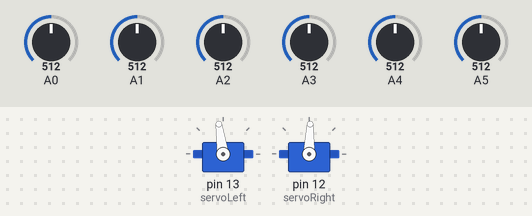
Bench run of a sketch on a simulated Arduino Uno, built with avr-gcc and run on an emulated ATmega328P. On the bench: 2 × servo. Inputs (shaded band) come from the test bench; at power-on: A3 = 512, A5 = 512, A0 = 512, A1 = 512, A2 = 512, A4 = 512. What the sketch prints to the serial monitor is not drawn.

Above: at 1.2 s.
1.3 s: A3 set to 306
At 2.0 s:
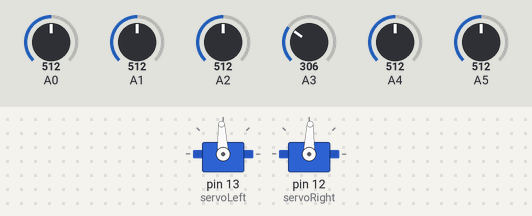
4.3 s: A5 set to 306
At 5.4 s:
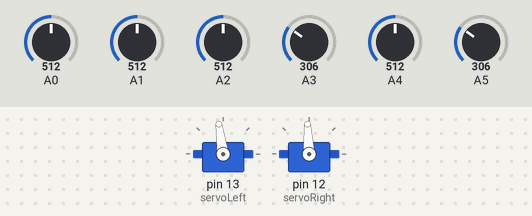
Timing chart, 0 to 7.3 s (numbered marks = the images above; inputs shaded):
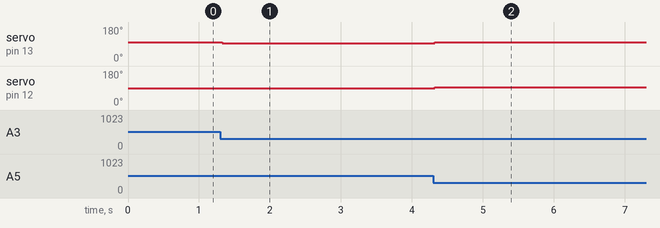

The sketch:

Grid_final.ino
```cpp
#include <Servo.h>
Servo servoLeft; // Declare left and right servos
Servo servoRight;
int k = 0;
int flag = 0;
void confusion(int i);

void setup() // Built-in initialization block
{
Serial.begin(9600); //Enable serial communication
servoLeft.attach(13); // Attach left signal to pin 13
servoRight.attach(12); // Attach right signal to pin 12
//servoLeft.writeMicroseconds(1550); // limit speed (Full speed forward use 1700)
//servoRight.writeMicroseconds(1450); //Full speed forward use 1300
}

void loop() // Main loop auto-repeats0
{
int a[7] = {2,1,2,0,2,1,3}; //0-Right, 1-Left, 2- Forward, 3-stop
//For exam Just change above junction points

Serial.print("A2 = "); // Display "A2 = "
Serial.print(ERight(A2)); // Display measured A2 volts
Serial.println("ERight"); // Display " Voltage of ERight sensor" & add newline

Serial.print("A3 = "); // Display "A3 = "
Serial.print(Left(A0)); // Display measured A3 volts
Serial.println("Left"); // Display " Voltage of Left sensor" & add newline

Serial.print("A4 = "); // Display "A4 = "
Serial.print(ELeft(A1)); // Display measured A4 volts
Serial.println("ELeft"); // Display " Voltage of ELeft sensor" & add newline

Serial.print("A5 = "); // Display "A5 = "
Serial.print(Right(A2)); // Display measured A5 volts
Serial.println("Right"); // Display " Voltage of Right sensor" & add newline
//delay(1000);  // only add if u want to check voltage

//For Left Sensor A3
if (Left(A3) < 1.5) //Left Led On/Off
{
left();
}

  //For Right Sensor A5
if(Right(A5) < 1.5) // If Right sensor detected then turn Right
{
right();
}

//GRID

if(ERight(A2) < 1.5 && Left(A3) < 1.5 && Right(A5) < 1.5 && ELeft(A4) < 1.5){  //If all 3 sensors detected black
  if(flag == 0){
confusion(a[k]);
Serial.print("Command = ");
Serial.print(a[k] );
k++;
flag =1;}
}

else if(ERight(A2) > 1.5 && Left(A3) < 1.5 && Right(A5) > 1.5) //Turn left
{
left();
}

else if(Left(A3) > 1.5 && Right(A5) < 1.5 && ELeft(A4) > 1.5) //Turn right
{
right();

}

else if((ERight(A2) > 1.5 && Left(A3) > 1.5 && Right(A5) > 1.5 && ELeft(A4) > 1.5)) //Move Forward
{
forward();
    if (flag == 1)
      flag = 0;
}
}

void confusion(int i){  //Program for Grid
if((ERight(A2) < 1.5 && Left(A3) < 1.5 && Right(A5) < 1.5 && ELeft(A4) < 1.5 && (i == 0)))
{
  forward();
  delay(500);
right90();
delay(1000);
}
//else if(ERight(A2) < 1.5 && Left(A3) > 1.5 && Right(A5) < 1.5 && ELeft(A4) > 1.5 && (i=0)) //Turn right
//{
//  //forward();
//  //delay(500);
//right90();
//delay(3000);
//}

if((ERight(A2) < 1.5 && Left(A3) < 1.5 && Right(A5) < 1.5 && ELeft(A4) < 1.5 && (i == 1)))
{
  forward();
  delay(500);
left90();
delay(1000);
}

//
//else if(ERight(A2) > 1.5 && Left(A3) < 1.5 && Right(A5) > 1.5 && ELeft(A4) < 1.5 && (i == 1)) //Turn left
//{
//  //forward();
//  //delay(500);
//left90();
//delay(3000);
//}

if((ERight(A2) < 1.5 && Left(A3) < 1.5 && Right(A5) < 1.5 && ELeft(A4) < 1.5 && (i == 2)))
{
forward();
}
if((ERight(A2) < 1.5 && Left(A3) < 1.5 && Right(A5) < 1.5 && ELeft(A4) < 1.5 && (i == 3)))
{
stop1();
}
}

void left()
{
  servoLeft.writeMicroseconds(1500);
    servoRight.writeMicroseconds(1450);

}

void right()
{
  servoLeft.writeMicroseconds(1550);
    servoRight.writeMicroseconds(1500);
}

void forward()
{
  servoLeft.writeMicroseconds(1550); // Full speed forward 1700
  servoRight.writeMicroseconds(1450); //1300
}

void left90()
{

      servoLeft.writeMicroseconds(1450);
    servoRight.writeMicroseconds(1450);
}

void right90()
{

  servoLeft.writeMicroseconds(1550);
    servoRight.writeMicroseconds(1550);
}

void stop1()
{
servoLeft.detach(); // Stop servo signals
servoRight.detach();
}

float ERight(int A2) // Measures volts at adPin
{ // Returns floating point voltage
return float(analogRead(A0)) * 5.0 / 1024.0;
}

float Left(int A0) // Measures volts at adPin
{ // Returns floating point voltage
return float(analogRead(A0)) * 5.0 / 1024.0;
}

float ELeft(int A1) // Measures volts at adPin
{ // Returns floating point voltage
return float(analogRead(A1)) * 5.0 / 1024.0;
}

float Right(int A2) // Measures volts at adPin
{ // Returns floating point voltage
return float(analogRead(A2)) * 5.0 / 1024.0;
}
```

Measured:
- after the input at 1.3 s, servo on pin 13 (servoLeft): 98° → 93° at once
- after the input at 4.3 s, servo on pin 13 (servoLeft): 93° → 98° at once; servo on pin 12 (servoRight): 88° → 93° at once
